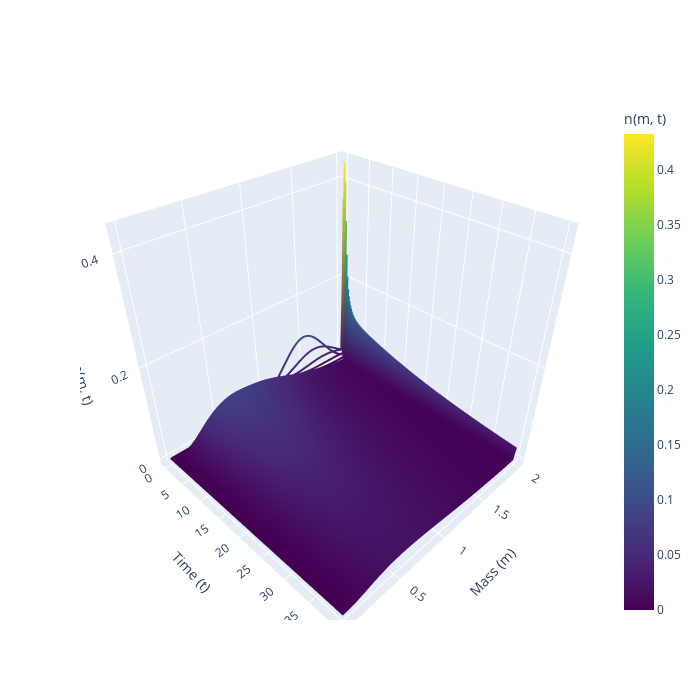

Here is the notebook cell this chart was saved with:
### Code cell
from mpl_toolkits.mplot3d import Axes3D

j=timesteps
# Create a meshgrid for mass (m) and time (t)
T, M_  = np.meshgrid(sol.t[:j], m)  #200x100

# Extract corresponding n(m, t) values for the first j time points
N = sol.y[:-1, :]  # m,t

# Create 3D plot
fig = plt.figure(figsize=(10, 6))
ax = fig.add_subplot(111, projection='3d')

# Plot surface
surf = ax.plot_surface(T,M_ , N, cmap='viridis')

ax.set_xlabel('Time(t)')
ax.set_ylabel('Mass')
ax.set_zlabel('n(m, t)')
ax.set_title('Population Distribution Over Time (3D)')

# Add color bar
fig.colorbar(surf, ax=ax, shrink=0.5, aspect=5)

plt.show()

import plotly.graph_objects as go
import numpy as np


# pick a stride so you don’t draw too many lines
time_idxs = np.arange(0, N.shape[1], 2)

cmin, cmax = N.min(), N.max()
print(N.shape)
traces = []
for i, k in enumerate(time_idxs):
    traces.append(
        go.Scatter3d(
            x=M_[:, k],
            y=T[:, k],
            z=N[:, k],
            mode='lines',
            showlegend=False,           # still no legend for each line
            line=dict(
                color=N[:, k],          # color each point by its density
                colorscale='Viridis',
                cmin=cmin,
                cmax=cmax,
                width=4,
                showscale=(i == 0),       # only the first trace shows the colorbar, so i dont have 200 colorbars
                colorbar=dict(title='n(m, t)') if i == 0 else None
            )
        )
    )

fig = go.Figure(traces)
fig.update_layout(
    scene=dict(
        xaxis=dict(
            title='Mass (m)',
            autorange='reversed'    # flip so axis 0 and time axis 0 sort of fit better visually 
        ),
        yaxis=dict(title='Time (t)'),
        zaxis=dict(title='n(m, t)')
    ),
    width=700,
    height=700,
)
fig.show()

biomass=[]
for i in range(len(t_eval)):
    biomass.append(sum(N[:,i]*m*delta_m))

plt.figure()
plt.plot(t_eval,biomass,label='biomass')
plt.plot(t_eval,sol.y[-1, :],label='substrate')
plt.legend(loc='best')
plt.grid()
plt.show()
